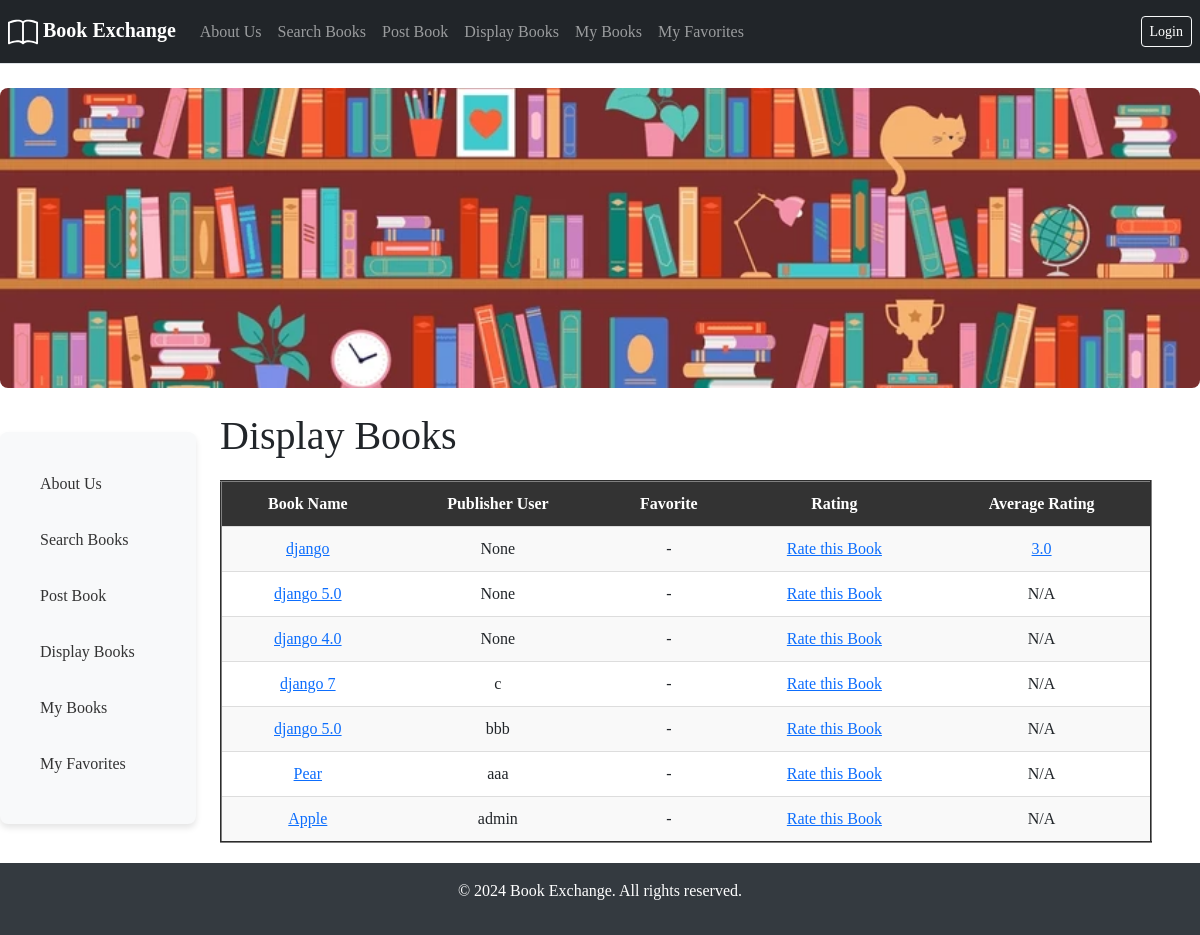
Page /displaybooks on the committed database.
### bookMng/models.py (models this page shows, shortened)
class Book(models.Model):
    name = models.CharField(max_length=200)
    web = models.URLField(max_length=200)
    price = models.DecimalField(decimal_places=2, max_digits=8)
    publishdate = models.DateField(auto_now=True)
    picture = models.FileField(upload_to='bookEx/static/uploads')
    pic_path = models.CharField(max_length=300, editable=False, blank=True)
    username = models.ForeignKey(User, blank=True, null=True, on_delete=models.CASCADE)
    favoritedby = models.TextField(default="[]", blank=True)
    number_of_ratings = models.PositiveIntegerField(default=0)
    avg_rating = models.FloatField(default=0.0)
    def update_avg_rating(self):
        ratings = self.bookrating_set.all()
        total_ratings = ratings.count()
        average_rating = ratings.aggregate(Avg('rating'))['rating__avg'] or 0.0
        if self.number_of_ratings != total_ratings or self.avg_rating != average_rating:
            self.number_of_ratings = total_ratings
            self.avg_rating = average_rating
            self.save(update_fields=['avg_rating', 'number_of_ratings'])
    def get_user_rating(self, user):
        if not user.is_authenticated:
            return None
        book_rating = self.bookrating_set.filter(user=user).first()
        return book_rating.rating if book_rating else None

### bookMng/views.py (the view)
# urls.py: path('displaybooks', views.displaybooks, name='displaybooks'),
def displaybooks(request):
    books = Book.objects.all()
    user = request.user
    for b in books:
        b.pic_path = b.picture.url[14:]
        favorited_users = json.loads(b.favoritedby) if b.favoritedby else []
        b.is_favorited = user.id in favorited_users
        b.user_rating = b.get_user_rating(user)
        b.update_avg_rating()
    return render(request,
                  'bookMng/displaybooks.html',
                  {
                      'item_list': MainMenu.objects.all(),
                      'books': books,
                  })

### bookEx/templates/bookMng/displaybooks.html (shortened to what this page needs)
{% extends "base.html" %}
{% load static %}
{% load dictionary_extras
{% if messages %}
{% block content %}
<h1>Display Books</h1>
<table border="2">
    <tr>
        <th style="padding: 10px;">Book Name</th>
        <th style="padding: 10px;">Publisher User</th>
        <th style="padding: 10px;">Favorite</th>
        <th style="padding: 10px;">Rating</th>
        <th style="padding: 10px;">Average Rating</th>
    </tr>
    {% for book in books %}
    <tr>
        <td style="padding: 10px;">
            <a href="book_detail/{{ book.id }}">{{ book.name }}</a>
        </td>
        <td style="padding: 10px;">{{ book.username }}</td>
        <td style="padding: 10px;">
            {% if book.is_favorited %}
                <span>⭐</span>
            {% else %}
                <span>-</span>
            {% endif %}
        </td>
        <td style="padding: 10px;">
            {% if user.is.authenticated %}
                {% if book.user_rating%}
                    <span>Your Rating: {{ book.user_rating }}</span>
                {% else %}
                    <span>Your Rating: Not rated yet</span>
                {% endif %}
                <a href="{% url 'ratebook' book.id %}">Update Rating</a>
            {% else %}
                <a href="{% url 'ratebook' book.id %}">Rate this Book</a>
            {% endif %}
        </td>
        <td style="padding: 10px;">
            {% if book.avg_rating %}
                    <a href="{% url 'rating_statistics' book.id %}">{{ book.avg_rating|floatformat:1 }}</a>
                {% else %}
                    <span>N/A</span>
            {% endif %}
        </td>
    </tr>
    {% endfor %}
</table>
{% endblock content %}

### bookEx/static/main.css (style rules this page uses)
body { font-family: Arial, sans-serif; margin: 0; padding: 0; }
table { width: 100%; border-collapse: collapse; margin: 20px 0; font-size: 16px; text-align: left; }
table th, table td { padding: 12px 15px; text-align: center; }
table tr { border-bottom: 1px solid #ddd; }
table tr:nth-child(even) { background-color: #f9f9f9; }
table th { background-color: #333333; color: white; font-weight: bold; }

### bookEx/templates/base.html (style rules this page uses)
body { display: flex; flex-direction: column; min-height: 100vh; font-family: "Baskerville", serif; }

### rows in the picture
Book: name "django", username "None", avg_rating "3.0"
Book: name "django 5.0", username "None", avg_rating "N/A"
Book: name "django 4.0", username "None", avg_rating "N/A"
Book: name "django 7", username "c", avg_rating "N/A"
Book: name "django 5.0", username "bbb", avg_rating "N/A"
Book: name "Pear", username "aaa", avg_rating "N/A"
Book: name "Apple", username "admin", avg_rating "N/A"
